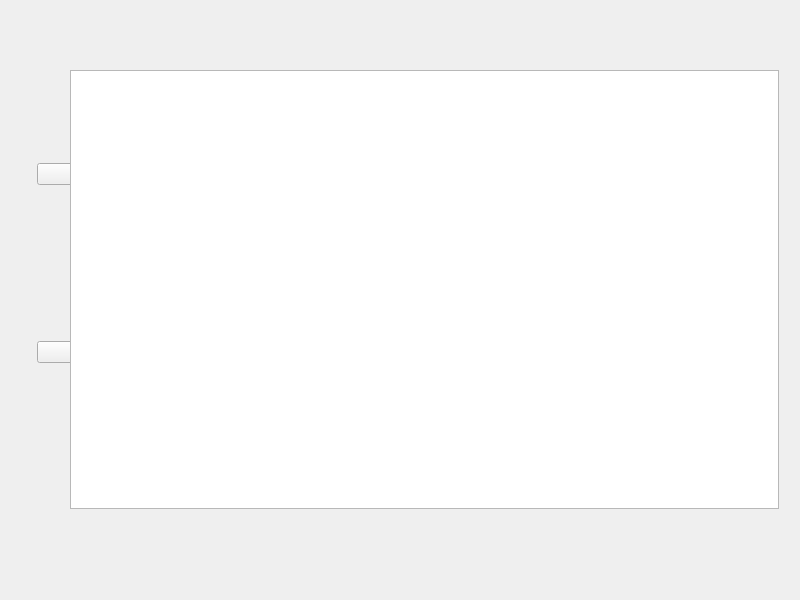
<?xml version="1.0" encoding="UTF-8"?>
<ui version="4.0">
 <class>Widget</class>
 <widget class="QWidget" name="Widget">
  <property name="geometry">
   <rect>
    <x>0</x>
    <y>0</y>
    <width>800</width>
    <height>600</height>
   </rect>
  </property>
  <property name="windowTitle">
   <string>Widget</string>
  </property>
  <widget class="QWidget" name="layoutWidget">
   <property name="geometry">
    <rect>
     <x>37</x>
     <y>13</y>
     <width>711</width>
     <height>501</height>
    </rect>
   </property>
   <layout class="QVBoxLayout" name="verticalLayout">
    <item>
     <widget class="QPushButton" name="pushButtonQuitter">
      <property name="text">
       <string>Quitter</string>
      </property>
     </widget>
    </item>
    <item>
     <widget class="QPushButton" name="pushButtonDessiner">
      <property name="text">
       <string>Dessiner</string>
      </property>
     </widget>
    </item>
   </layout>
  </widget>
  <widget class="QGraphicsView" name="maVue">
   <property name="geometry">
    <rect>
     <x>70</x>
     <y>70</y>
     <width>709</width>
     <height>439</height>
    </rect>
   </property>
  </widget>
 </widget>
 <resources/>
 <connections>
  <connection>
   <sender>pushButtonQuitter</sender>
   <signal>clicked()</signal>
   <receiver>Widget</receiver>
   <slot>close()</slot>
   <hints>
    <hint type="sourcelabel">
     <x>198</x>
     <y>29</y>
    </hint>
    <hint type="destinationlabel">
     <x>23</x>
     <y>45</y>
    </hint>
   </hints>
  </connection>
 </connections>
</ui>
